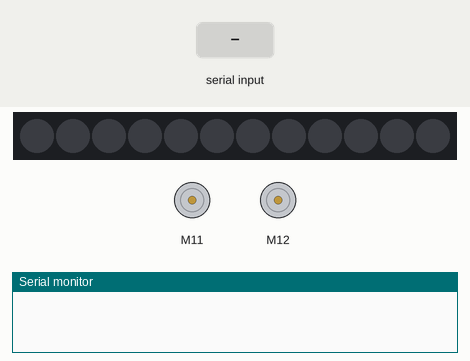
Bench run of a sketch on a simulated Arduino Uno, built with avr-gcc and run on an emulated ATmega328P. Parts: 12 RGB LEDs in strip order, left to right, 2 × DC motor (green arrow = forward, orange = backward, longer = faster), the last lines printed to the serial monitor. Inputs (shaded band) come from the test bench.

Above: at 1.2 s.
1.3 s: "1" received over the second serial link
At 2.2 s:
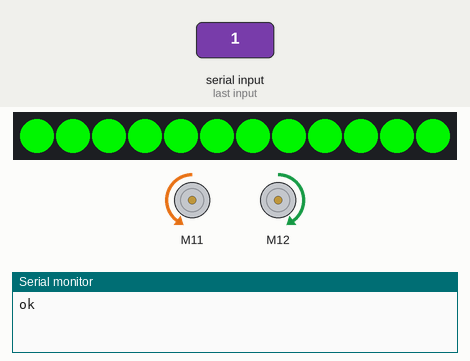
2.8 s: "2" received over the second serial link
At 3.4 s:
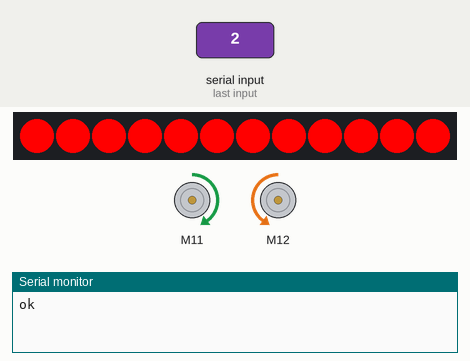
4.3 s: "3" received over the second serial link
At 5.5 s:
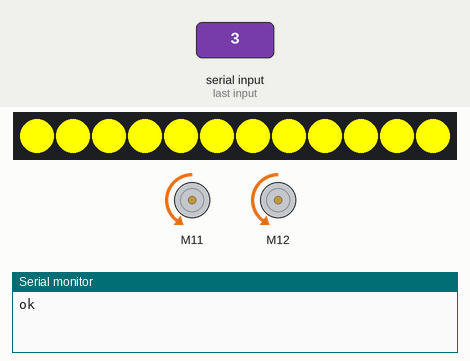
5.8 s: "4" received over the second serial link
At 6.8 s:
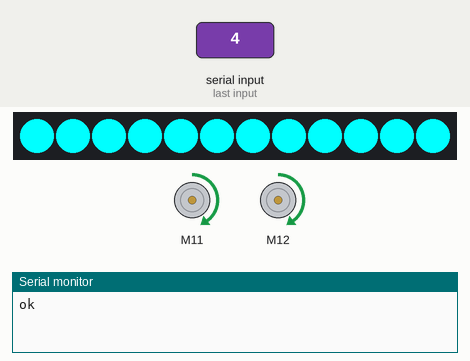
7.3 s: "5" received over the second serial link
At 8.0 s:
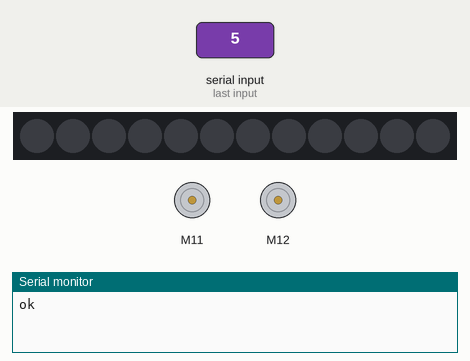
Timing chart, 0 to 9.8 s (numbered marks = the images above; inputs shaded):
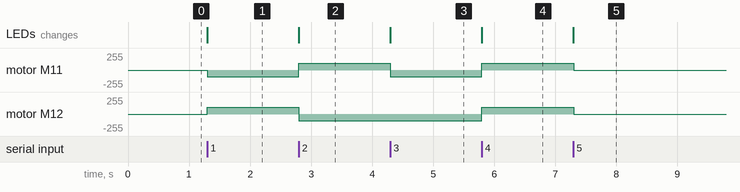

The sketch:

project_Untitled10_2.ino
```cpp
#include <Arduino.h>
#include <Wire.h>
#include <SPI.h>
#include <SoftwareSerial.h>
#include <MeAuriga.h>
//Color's Led
MeRGBLed rgbled_0(0, 12);
//Wifi Module
MeWifi Wifi(PORT_10);
//Encoder Motor
MeEncoderOnBoard Encoder_1(SLOT1);
MeEncoderOnBoard Encoder_2(SLOT2);
int input=0;//variable for reading

void isr_process_encoder1(void)
{
      if(digitalRead(Encoder_1.getPortB()) == 0){
            Encoder_1.pulsePosMinus();
      }else{
            Encoder_1.pulsePosPlus();
      }
}

void isr_process_encoder2(void)
{
      if(digitalRead(Encoder_2.getPortB()) == 0){
            Encoder_2.pulsePosMinus();
      }else{
            Encoder_2.pulsePosPlus();
      }
}

void move(int direction, int speed)
{
      int leftSpeed = 0;
      int rightSpeed = 0;
      if(direction == 1){
            leftSpeed = -speed;
            rightSpeed = speed;
      }else if(direction == 2){
            leftSpeed = speed;
            rightSpeed = -speed;
      }else if(direction == 3){
            leftSpeed = -speed;
            rightSpeed = -speed;
      }else if(direction == 4){
            leftSpeed = speed;
            rightSpeed = speed;
      }
      Encoder_1.setTarPWM(leftSpeed);
      Encoder_2.setTarPWM(rightSpeed);
}
void moveDegrees(int direction,long degrees, int speed_temp)
{
      speed_temp = abs(speed_temp);
      if(direction == 1)
      {
            Encoder_1.move(-degrees,(float)speed_temp);
            Encoder_2.move(degrees,(float)speed_temp);
      }
      else if(direction == 2)
      {
            Encoder_1.move(degrees,(float)speed_temp);
            Encoder_2.move(-degrees,(float)speed_temp);
      }
      else if(direction == 3)
      {
            Encoder_1.move(-degrees,(float)speed_temp);
            Encoder_2.move(-degrees,(float)speed_temp);
      }
      else if(direction == 4)
      {
            Encoder_1.move(degrees,(float)speed_temp);
            Encoder_2.move(degrees,(float)speed_temp);
      }
}

double angle_rad = PI/180.0;
double angle_deg = 180.0/PI;


void setup(){
    //Set Pwm 8KHz
    TCCR1A = _BV(WGM10);
    TCCR1B = _BV(CS11) | _BV(WGM12);
    TCCR2A = _BV(WGM21) | _BV(WGM20);
    TCCR2B = _BV(CS21);

    attachInterrupt(Encoder_1.getIntNum(), isr_process_encoder1, RISING);
    attachInterrupt(Encoder_2.getIntNum(), isr_process_encoder2, RISING);

    Serial.begin(9600); //set the baud for serial ports
    Wifi.begin(9600); // set the baud for wifi serial
}

void loop(){

  _loop();
   input = Wifi.read();  // read Wifi
   switch (input){

   case '1':  //If C# sent a '1' do case one and move Forward
           {
    move(1,100);//move the robot forward
    rgbled_0.setpin(44);
    rgbled_0.setColor(0,0,225,0);//turn on the leds
    rgbled_0.show();
    Serial.println("ok");
           }
      break;

   case '2':
     //If C# sent a '2' do case two and move Backward
           {
    move(2,100);
    rgbled_0.setpin(44);
    rgbled_0.setColor(0,255,0,0);
    rgbled_0.show();
           }
      break;

   case '3':
     //If C# sent a '3' do case Three and move Left
           {
    move(3,100);
    rgbled_0.setpin(44);
    rgbled_0.setColor(0,255,255,0);
    rgbled_0.show();
           }
      break;

   case '4':
     //If C# sent a '4' do case Four and move Right
           {
    move(4,100);
    rgbled_0.setpin(44);
    rgbled_0.setColor(0,0,255,255);
    rgbled_0.show();
           }
      break;
   case '5':
     //If C# sent a '5' do case Five and Stop
           {
    move(0,0);
    rgbled_0.setpin(44);
    rgbled_0.setColor(0,0,0,0);
    rgbled_0.show();
           }
      break;

 }//end switch

}//end loop


void _delay(float seconds){
    long endTime = millis() + seconds * 1000;
    while(millis() < endTime)_loop();
}

void _loop(){

    Encoder_1.loop();
    Encoder_2.loop();

}
```

Measured:
- after the input at 1.3 s, motor M11: stopped → backward 100/255 at once; motor M12: stopped → forward 100/255 at once; the LEDs: change at once (image 1)
- after the input at 2.8 s, motor M11: backward 100/255 → forward 100/255 at once; motor M12: forward 100/255 → backward 100/255 at once; the LEDs: change at once (image 2)
- after the input at 4.3 s, motor M11: forward 100/255 → backward 100/255 at once; the LEDs: change at once (image 3)
- after the input at 5.8 s, motor M11, motor M12: backward 100/255 → forward 100/255 at once; the LEDs: change at once (image 4)
- after the input at 7.3 s, motor M11, motor M12: forward 100/255 → stopped at once; the LEDs: change at once (image 5)
